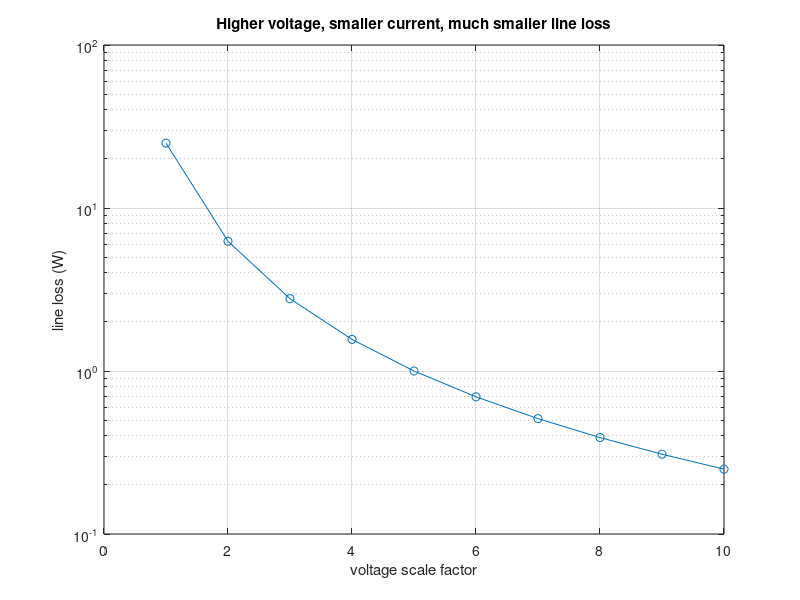

Write MATLAB code to recreate this figure.
% Circuits 1 — Power Calculations
%title: Load, Line and Source Power (Example 10.5)
%ar-title: قدرة الحمل والخط والمصدر (مثال 10.5)
%lesson: c1-power-5
%course: circuits-1

%% Example 10.5
%ar: حمل 39 + j26 وخط 1 + j4 ومصدر 250∠0° rms. IL = 250/(40 + j30)، و VL = ZL IL، و SL = VL IL*.
Zl = 39 + 26j; Zline = 1 + 4j; Vs = 250;
IL = Vs/(Zl + Zline); VL = Zl*IL; SL = VL*conj(IL);
fprintf('IL = %g %+gj A (%.0f at %.2f deg), VL = %g %+gj V, SL = %g %+gj VA\n', real(IL), imag(IL), abs(IL), angle(IL)*180/pi, real(VL), imag(VL), real(SL), imag(SL))
%check: abs(IL - (4 - 3j)) < 1e-12 && abs(VL - (234 - 13j)) < 1e-9 && abs(SL - (975 + 650j)) < 1e-9

%% Line and source: complex power is conserved
%ar: Sline = |IL|² Zline، و Ss = −Vs IL*. مجموع القدرات المركبة = صفر.
Sline = abs(IL)^2 * Zline; Ss = -Vs*conj(IL);
fprintf('Sline = %g %+gj VA, Ss = %g %+gj VA, sum = %g\n', real(Sline), imag(Sline), real(Ss), imag(Ss), abs(SL + Sline + Ss))
%check: abs(Sline - (25 + 100j)) < 1e-9 && abs(SL + Sline + Ss) < 1e-9

%%! Project idea: why transmit at high voltage?
%ar: مشروع: نفس قدرة الحمل (975 W) بجهود مصدر أعلى: التيار يقل وخسارة الخط |I|²R تقل مع مربعه.
k = 1:10; loss = (abs(IL)./k).^2 * real(Zline);
semilogy(k, loss, '-o'); grid on; xlabel('voltage scale factor'); ylabel('line loss (W)'); title('Higher voltage, smaller current, much smaller line loss')
